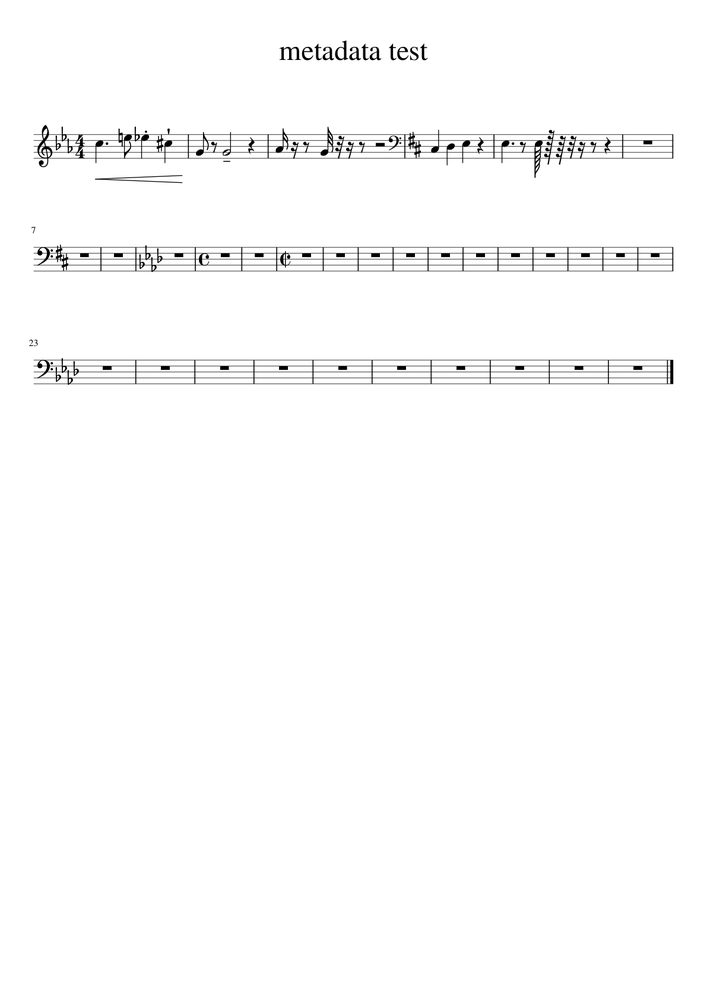
#> input picture tools/addNoise/testResource/mops-1.png, 707 x 999 px, shrunk from 1191 x 1683 before the run
$ python main.py testResource/mops-1.png testResource/mops-1.png   (older library calls are emulated)
#> lines starting #> are read from the running program, lines starting #| are printed output that depends on the picture; after the words box and inside, x2 and y2 are one past the last pixel; in counts of white or black regions, pixels touching at a corner belong together
# -*- coding: utf-8 -*-
__author__ = 'Pulimootil'

"""
This script is used to introduce noise to synthetic images.
This script was made as a part of Classical Music Hackday 2017 at Salzburg, Austria.
Most of the parameters are hardcoded for the purpose of hackday.
Some of the distortions are not complete.

input:
        imageFile (containing musical symbols)
        xmlFile (containing the coordinates of these symbols)

output:
        imageFile_distortion (distorted image)
        newxmlFile (containing changed coordinates of musical symbols)

usage:
        python main.py path/imageFile.png path/XMLFile.xml
        python main.py path/imageFile.png (If both the filenames are the same and are located in the same folder)
"""

import numpy as np
import cv2
import xml.etree.ElementTree as ET
import shutil
import sys
import os

''' Output Dir '''
outputDir = 'output'

''' Copy XML file '''


def copyXML(xmlinput, xmlFilename):
    shutil.copy2(xmlinput, xmlFilename)


''' Read the image '''


def callImage(imgFile, color):
    if color:
        img = cv2.imread(imgFile, 1)
    else:
        img = cv2.imread(imgFile, 0)
    return img


''' Display Image '''


# [9 lines left out: function Display, not called in this run]


''' Gaussian Noise '''


def gaussian(img):
    # img = callImage(file,0)
    row, col = img.shape
    noise = np.zeros((row, col), np.int8)
    meanSD = cv2.meanStdDev(img)
    cv2.randn(noise, 0, meanSD[1])  # zero mean
    return cv2.add(img, noise, dtype=cv2.CV_8UC3)


''' Salt and pepper Noise '''


def saltAndPepper(img):
    sp = 0.5  # salt and pepper ratio
    amount = 0.01
    out = img
    ## Salt mode
    numSalt = np.ceil(amount * img.size * sp)
    coords = [np.random.randint(0, i - 1, int(numSalt)) for i in img.shape]
    out[coords] = 255
    ## Pepper mode
    numPepper = np.ceil(amount * img.size * (1. - sp))
    coords = [np.random.randint(0, i - 1, int(numPepper)) for i in img.shape]
    out[coords] = 0
    return img


''' Speckle Noise '''


def speckle(img):
    row, col = img.shape
    gauss = np.random.randn(row, col)
    gauss = gauss.reshape(row, col)
    return cv2.add(img, img * gauss * 0.4, dtype=cv2.CV_8UC3)


''' Rotation '''


def rotate(img, angle):
    rows, cols, ch = img.shape
    M = cv2.getRotationMatrix2D((cols / 2, rows / 2), angle, 1)
    rot = cv2.warpAffine(img, M, (cols, rows), borderValue=[255, 255, 255])
    return rot, M


''' Replace the coordinates of the XML file after transformation '''


def replace_XML(filename, transform):
    tree = ET.parse(filename)
    museScore = tree.getroot()
    bboxes = []
    for symbol in museScore:
        for bbox in symbol:
            if bbox.tag == "bbox":
                x = bbox.attrib["x"]
                y = bbox.attrib["y"]
                w = bbox.attrib["w"]
                h = bbox.attrib["h"]
                bboxes.append([x, y, w, h])
                ## Rotate the bounding box
                x, y, w, h = processBB([x, y, w, h], transform)
                ## Replacing the old data
                bbox.set("x", str(x))
                bbox.set("y", str(y))
                bbox.set("w", str(w))
                bbox.set("h", str(h))
    tree.write(filename)
    return bboxes


''' Process a single Bounding Box '''


# [7 lines left out: function processBB, not called in this run]


''' Process Bounding boxes for display '''


# [11 lines left out: function processBBDisplay, not called in this run]


''' Rotate a single bounding box '''


# [24 lines left out: function transformBB, not called in this run]


''' Return the rotated Coordinates '''


# [6 lines left out: function getRotatedCoordinates, not called in this run]


''' Radial Distortion '''


# [6 lines left out: function radialDistortion, not called in this run]


''' Tangential Distortion '''


# [6 lines left out: function tangentialDistortion, not called in this run]


''' Main process '''


def main(argv):
    ## Processing arguments
    if len(argv) == 3:
        imgFile = argv[1]
        xmlFile = argv[2]

    elif len(argv) == 2:
        dirName = os.path.dirname(os.path.realpath(argv[1]))
        imgFile = dirName + os.path.sep + os.path.basename(argv[1])
        xmlFile = dirName + os.path.sep + os.path.splitext(os.path.basename(argv[1]))[0] + '.xml'

    else:
        raise 'Invalid input arguments'

    ## Checking for valid files
    if not os.path.isfile(imgFile):
        raise IOError('Invalid Image file: ' + imgFile)
    if not os.path.isfile(xmlFile):
        raise IOError('Invalid XML file: ' + xmlFile)

    ## Checking output directory
    if not os.path.exists(outputDir):
        os.makedirs(outputDir)

    ## Salt and Pepper Noise
    saltAndPepperDist = saltAndPepper(callImage(imgFile, 0))
#> in callImage, img is the input picture: shape (999, 707); min 0, max 255, mean 251.3
#> in saltAndPepper, `sp = 0.5`: sp = 0.5
#> in saltAndPepper, `numSalt = np.ceil(amount * img.size * sp)`: numSalt = 3532
#> in saltAndPepper, `coords = [np.random.randint(0, i - 1, int(numSalt)) for i in img.shape]`: coords = 2 items
#> in saltAndPepper, `out[coords] = 255`: out: shape (999, 707); 6.14% of pixels changed, all inside (x1, y1, x2, y2) = (27, 38, 676, 388)
#> in saltAndPepper, `numPepper = np.ceil(amount * img.size * (1. - sp))`: numPepper = 3532
#> in saltAndPepper, `out[coords] = 0`:
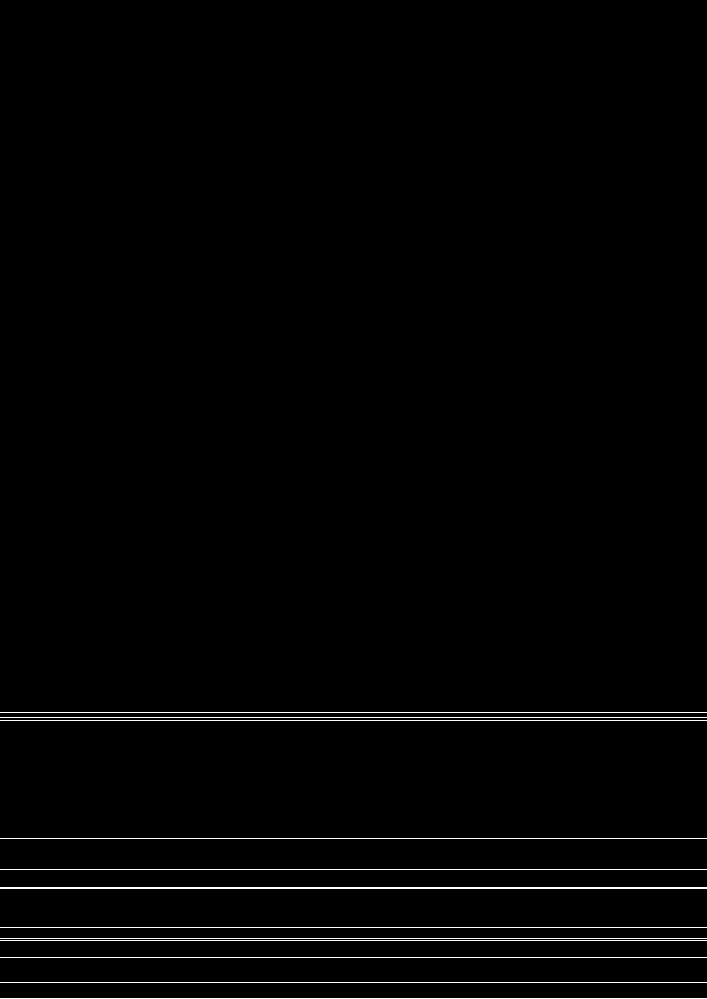
#> out: shape (999, 707); 1.3% white in thin lines or dots, all inside (x1, y1, x2, y2) = (0, 712, 707, 999)
    outputName = outputDir + os.path.sep + os.path.splitext(os.path.basename(argv[1]))[0] + '_salt_pepper'
    cv2.imwrite(outputName + '.png', saltAndPepperDist)
    copyXML(xmlFile, outputName + '.xml')
    # Display(callImage(imgFile, True), saltAndPepperDist, "Salt and Pepper Distortion")

    ## Gaussian Noise
    gaussianDist = gaussian(callImage(imgFile, 0))
#> in gaussian, `row, col = img.shape`: row = 999; col = 707
#> in gaussian, `meanSD = cv2.meanStdDev(img)`: meanSD = ([251.3], [22.69])
#> in gaussian, `cv2.randn(noise, 0, meanSD[1])`:
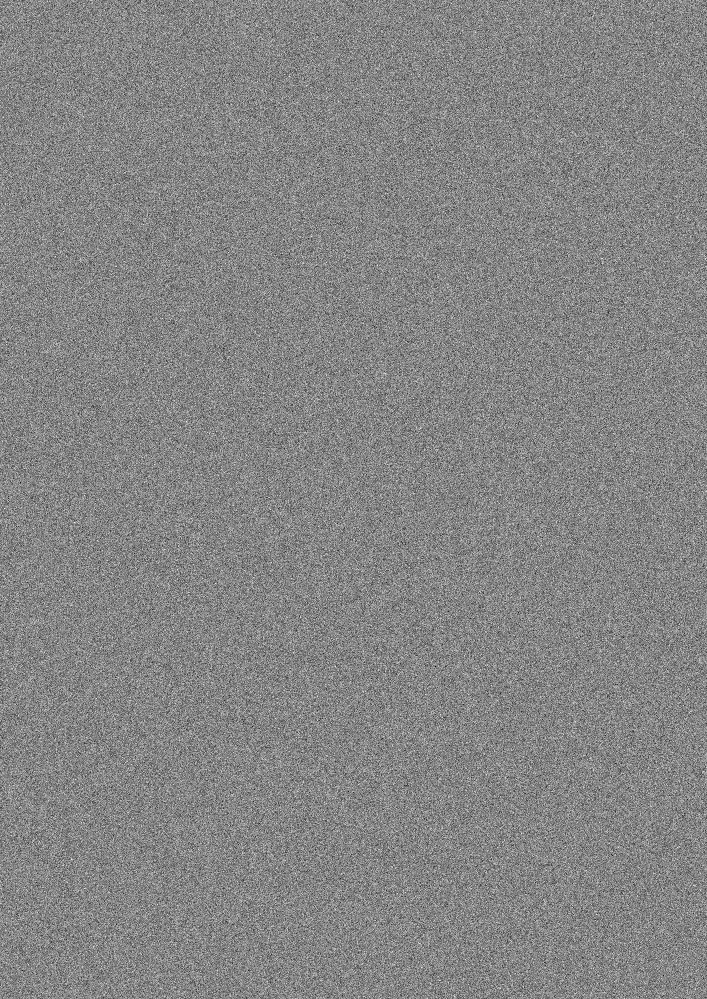
#> noise: shape (999, 707) int8; min -116, max 106, mean 0; drawn with min black and max white
    outputName = outputDir + os.path.sep + os.path.splitext(os.path.basename(argv[1]))[0] + '_gaussian'
    cv2.imwrite(outputName + '.png', gaussianDist)
    copyXML(xmlFile, outputName + '.xml')
    # Display(callImage(imgFile, True), gaussianDist, "Gaussian Distortion")

    ## Speckle: Multiplicative Noise
    speckleDist = speckle(callImage(imgFile, 0))
#> in speckle, `row, col = img.shape`: row = 999; col = 707
#> in speckle, `gauss = np.random.randn(row, col)`:
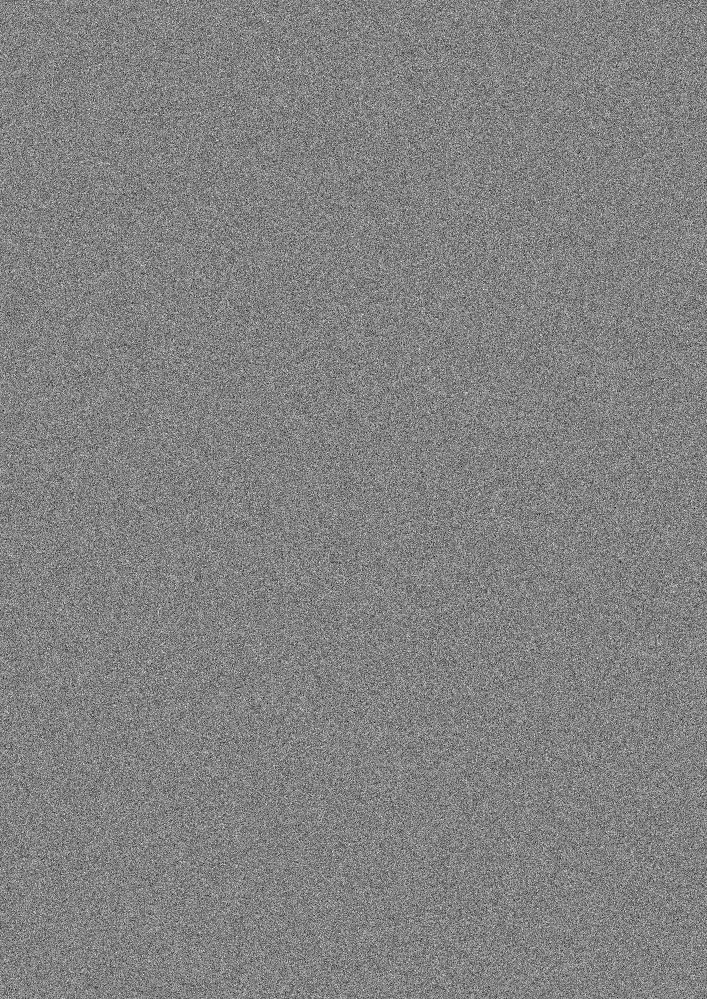
#> gauss: shape (999, 707) float64; min -4.92, max 4.72, mean -0.000142; drawn with min black and max white
#> in speckle, `return cv2.add(img, img * gauss * 0.4, dtype=cv2.CV_8UC3)`:
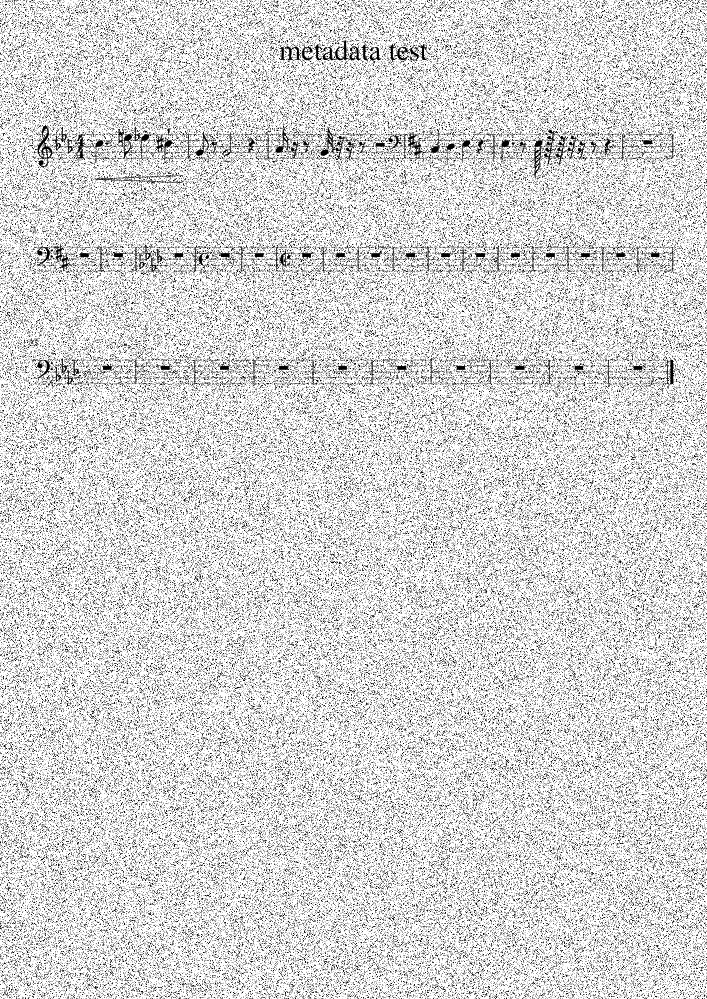
#> returned value: shape (999, 707); min 0, max 255, mean 212.1
    outputName = outputDir + os.path.sep + os.path.splitext(os.path.basename(argv[1]))[0] + '_speckle'
    cv2.imwrite(outputName + '.png', speckleDist)
    copyXML(xmlFile, outputName + '.xml')
    # Display(callImage(imgFile, True), speckleDist, "Speckle Distortion")

    ## rotation: rotate by a specified angle
    rotImage, transform = rotate(callImage(imgFile, 1), 2)
#> in rotate, `rows, cols, ch = img.shape`: rows = 999; cols = 707; ch = 3
#> in rotate, `M = cv2.getRotationMatrix2D((cols / 2, rows / 2), angle, 1)`: M = [[0.999, 0.0349, -17.22], [-0.0349, 0.999, 12.64]]
#> in rotate, `rot = cv2.warpAffine(img, M, (cols, rows), borderValue=[255, 255, 255])`:
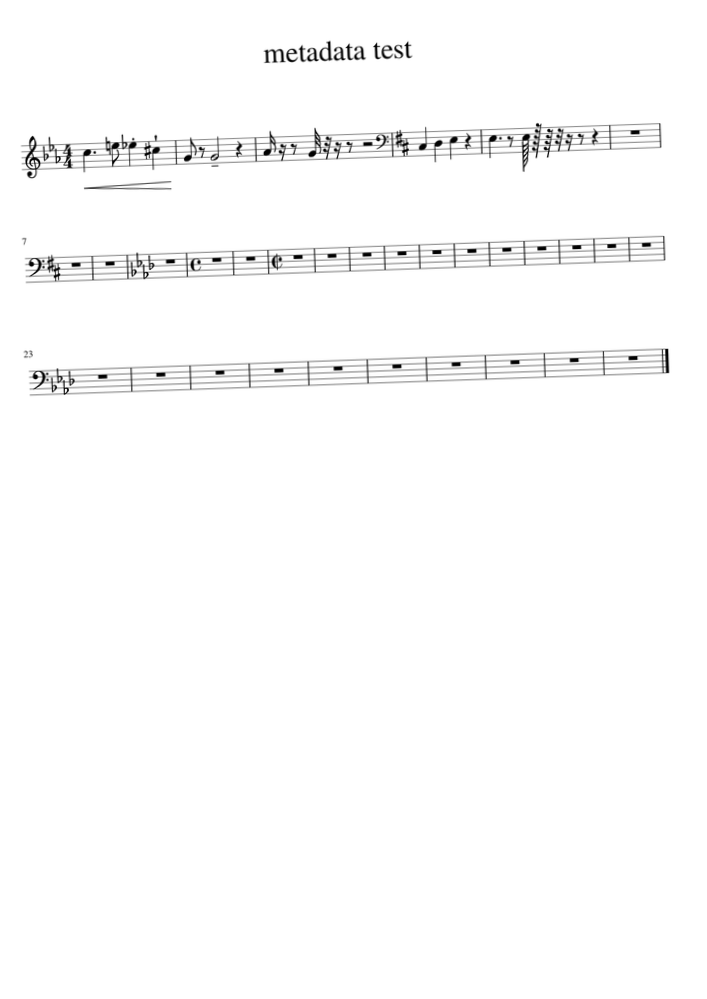
#> rot: shape (999, 707, 3); min 0, max 255, mean 251.3
#> transform = [[0.999, 0.0349, -17.22], [-0.0349, 0.999, 12.64]]
    outputName = outputDir + os.path.sep + os.path.splitext(os.path.basename(argv[1]))[0] + '_rotate'
    copyXML(xmlFile, outputName + '.xml')
    cv2.imwrite(outputName + '.png', rotImage)
    bboxes = replace_XML(outputName + '.xml', transform)
    # processBBDisplay(bboxes, transform, callImage(imgFile, True), rotImage) # Display the rotated iamges with the coordinates

    # Radial distortion: straight lines will appear curved
    radDist = radialDistortion(callImage(imgFile, 0))
    # Display(callImage(imgFile, True), radDist, "Radial Distortion")
    '''To do: Write the new coordinates to the xml file'''

    # Tangential distortion : occurs because image taking lense is not aligned perfectly parallel to the imaging plane.
    tangDist = tangentialDistortion(callImage(imgFile, 0))
    # Display(callImage(imgFile, True), tangDist, "Tangential Distortion")
    '''To do: Write the new coordinates to the xml file'''

    # Localvar: Zero-mean Gaussian white noise with an intensity-dependent variance
    # Skew: measure of the asymmetry of the probability distribution of a real-valued random variable about its mean.
    # Morphological Closing to connect the close objects.


if __name__ == "__main__":
#> (the run stopped early here; a loop or call above may not have finished)
